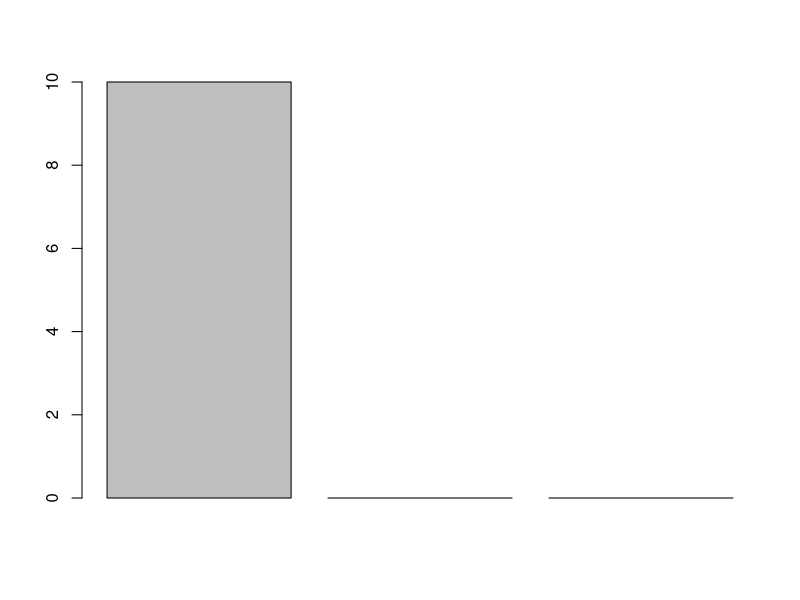
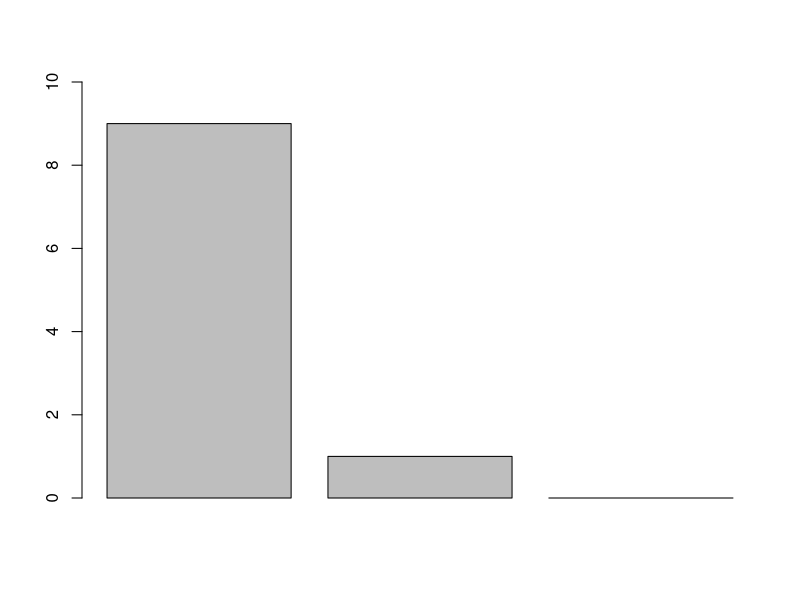
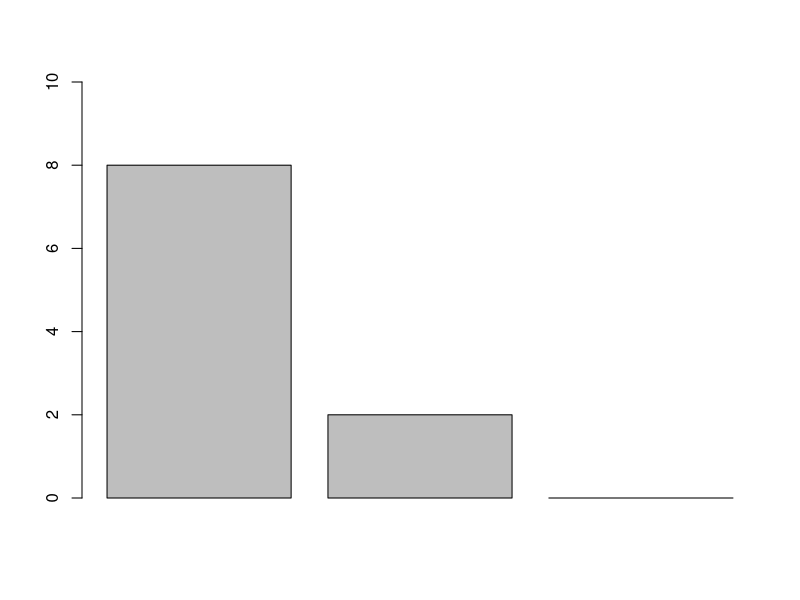
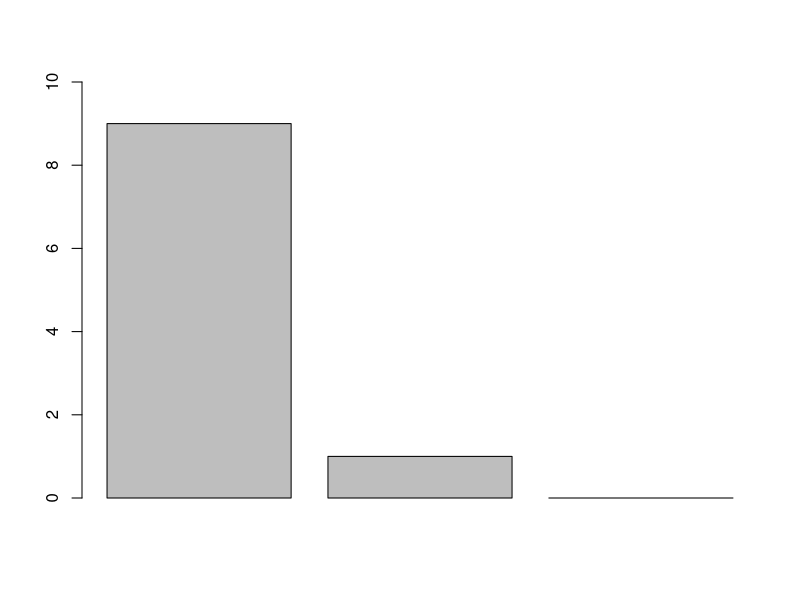
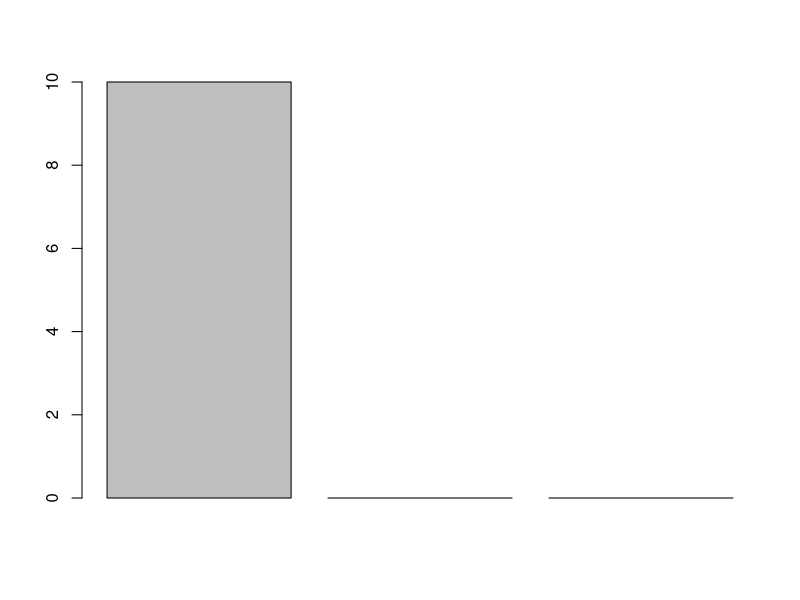
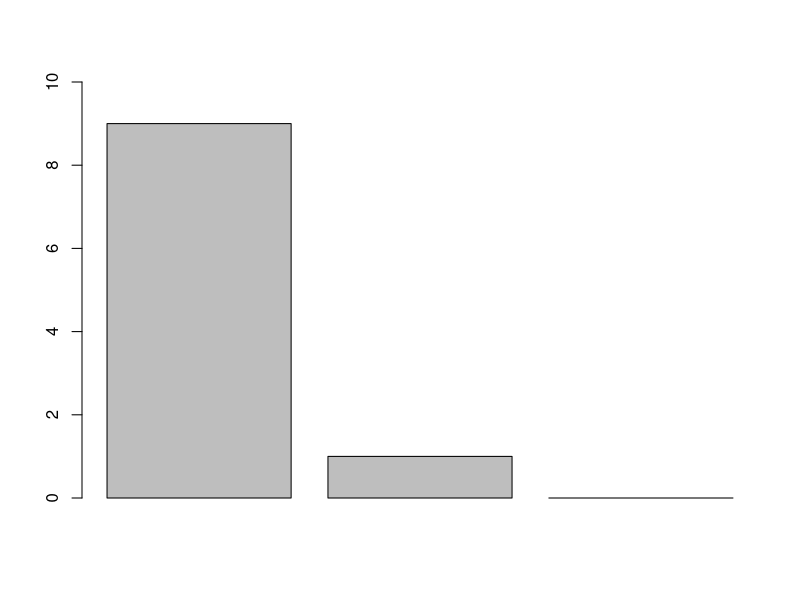
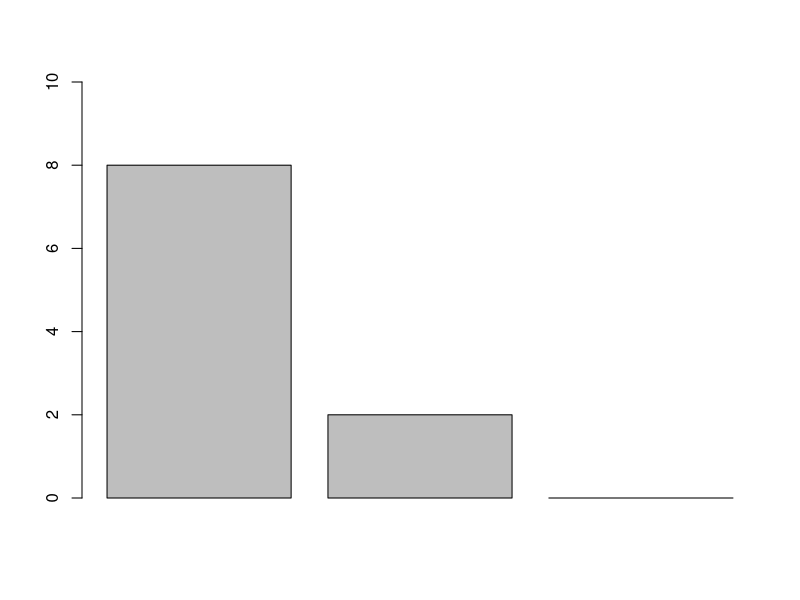
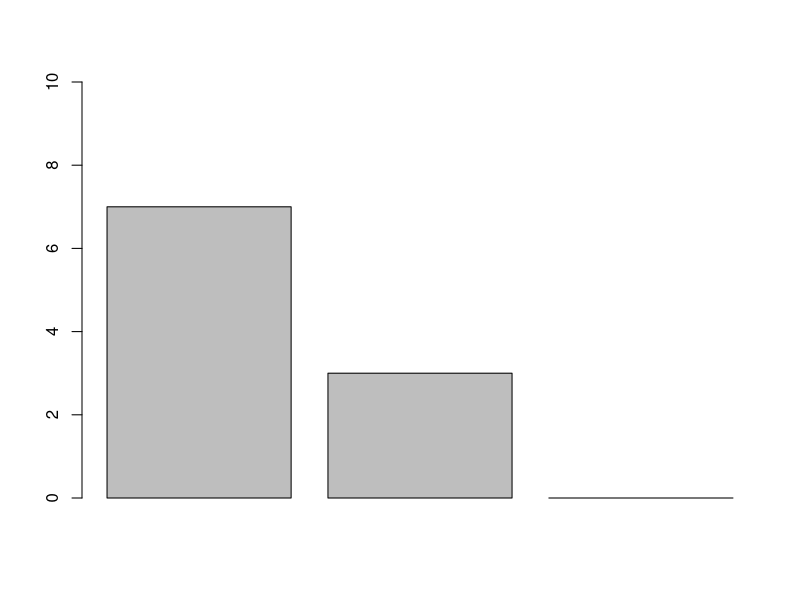

These figures' R source, in order:
rm(list=ls())

a = read.csv("GenData2.txt", header=F)

for(i in c(1:nrow(a))) {

	barplot(c(a[i,1],a[i,2],a[i,3]), ylim=c(0,10))
}
